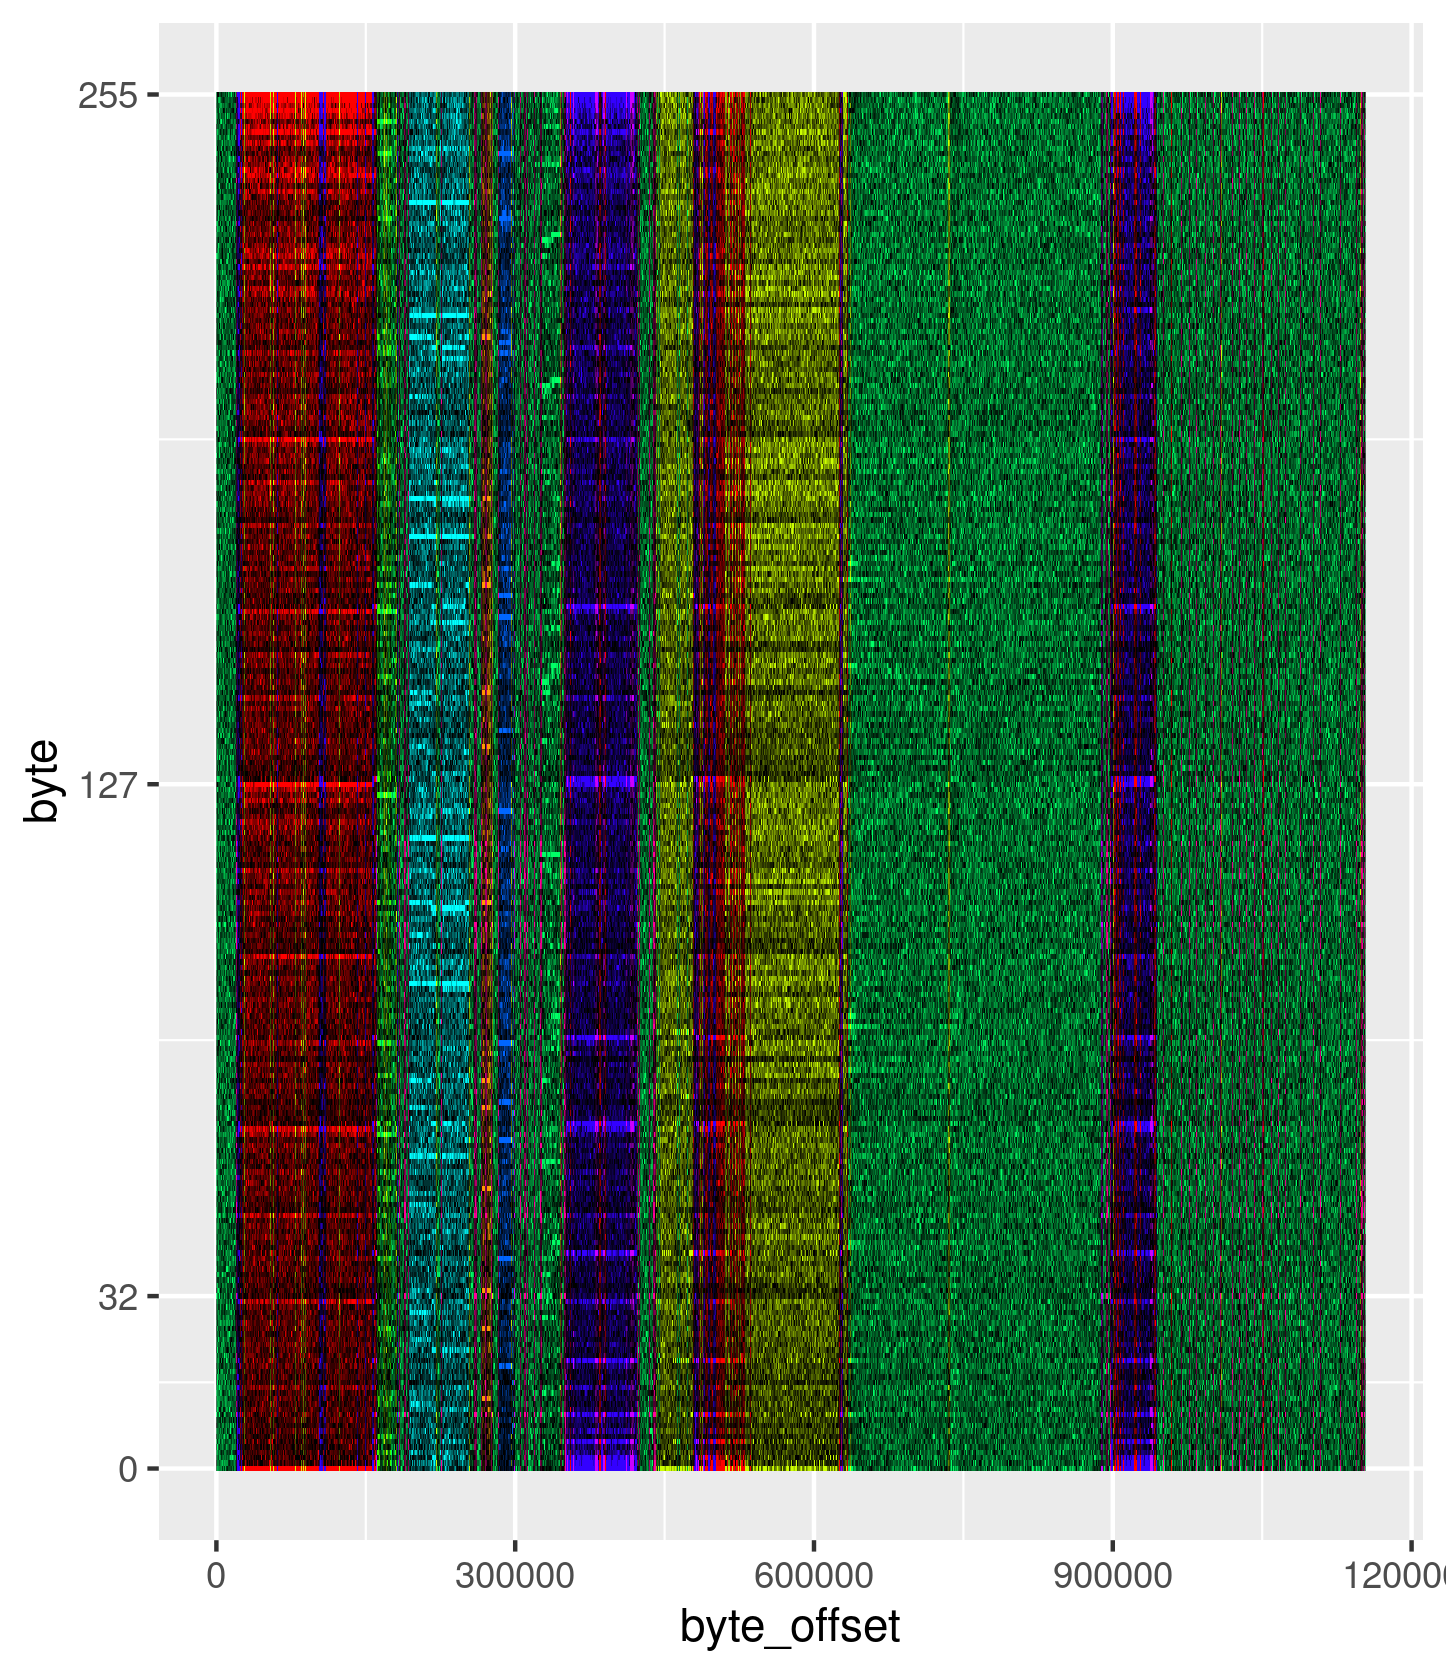

The R source for this figure:
# Script to analyze sliding windowed file data

library(tidyverse)

data <- read_csv('~/bytewise-stats/examples//pdf_windows.csv')

data_kmeans <- data %>% 
  select(-byte_offset) %>% 
  kmeans(10)

kmeans_results <- tibble(byte_offset=data$byte_offset,
                         cluster=data_kmeans$cluster) %>%
  left_join(data,by=c(byte_offset='byte_offset'))

kmeans_results %>% 
  pivot_longer(cols=!byte_offset&!cluster,names_to='byte',values_to='count') %>%
  summarize(max(count),min(count),mean(count),sd(count),median(count))

kmeans_results %>% 
  pivot_longer(cols=!byte_offset&!cluster,names_to='byte',values_to='count') %>%
  mutate(byte=as.numeric(byte))%>%
  ggplot(aes(x=byte_offset,y=byte,fill=hsv(cluster/10,1,if_else(count>10,1,count/10))))+
  geom_raster(show.legend = FALSE) +
  scale_y_continuous(breaks=c(0,32,127,255)) +
  scale_fill_identity()

ggsave('~/bytewise-stats/examples/pdf_windows.png')
